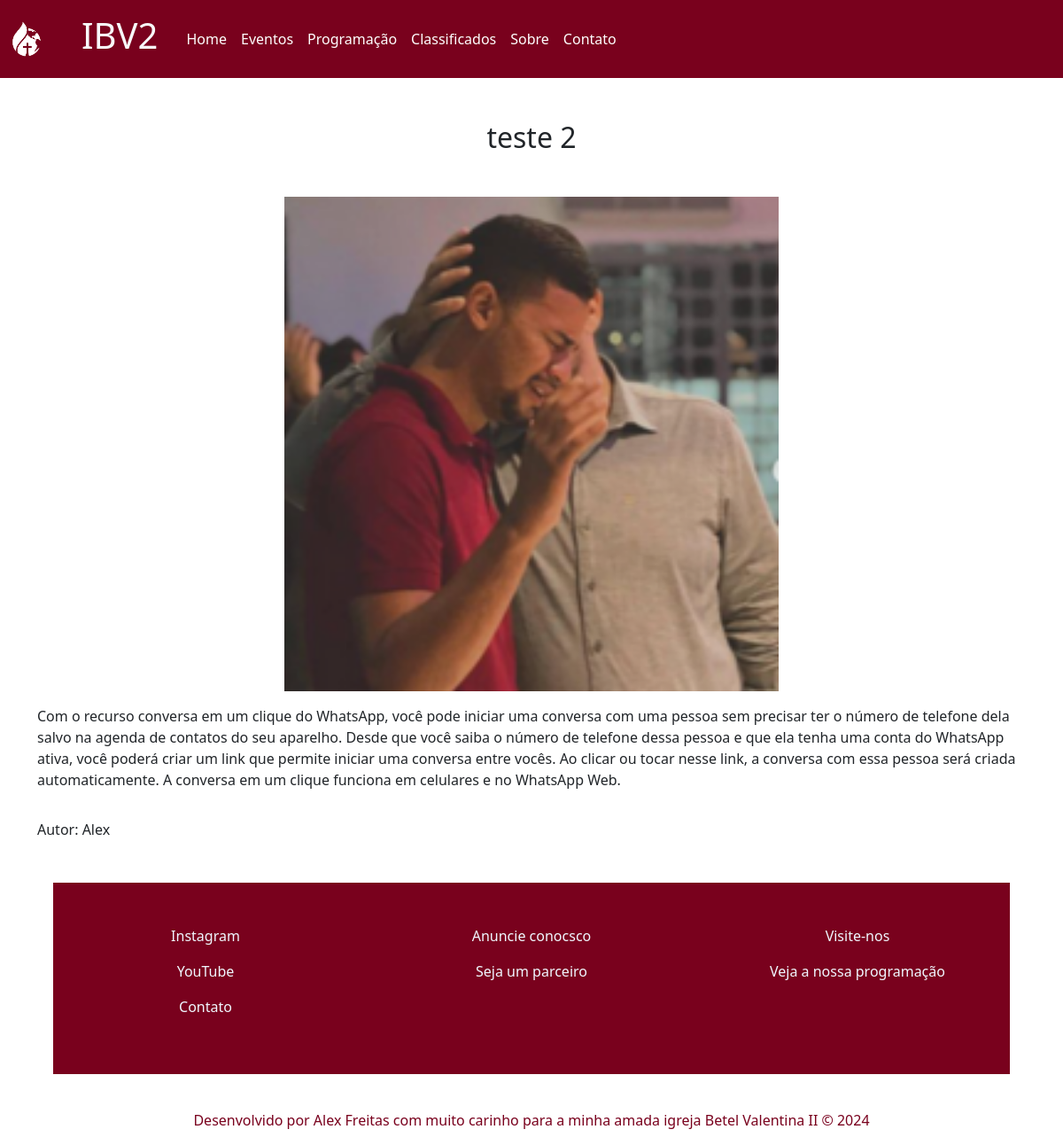
The app's page /publicacao/2 with its own data.
### ibv2/models.py (models this page shows, shortened)
class Publicacoes(models.Model):
    titulo = models.CharField(max_length=200)
    resumo = models.CharField(max_length=250)
    imagem = models.ImageField(upload_to='imagens_publicacoes')
    texto = RichTextUploadingField()
    autor = models.CharField(max_length=100)

### ibv2/views.py (the view)
# urls.py: path('publicacao/<int:id>',views.publicacao, name='publicacao'),
def publicacao(request, id):
    publicacao = get_object_or_404(models.Publicacoes, id=id)
    return render(request, 'publicacao.html',{'publicacao':publicacao})

### ibv2/templates/publicacao.html
{% extends 'base.html' %}
{% block content %}
<h2 class="mt-5 text-center">{{ publicacao.titulo }}</h2>
        <div class="col-12 my-5 d-flex flex-column align-center">
            <img src="{{publicacao.imagem.url}}" alt="classificado de {{publicacao.titulo}}" class="imagem-publicacao">
            <p>
                {{ publicacao.texto | safe }}
            </p>
            <span> Autor: {{ publicacao.autor }}</span>
        </div>
{% endblock %}

### static/css/style.css (style rules this page uses)
.imagem-publicacao { width: 50%; margin: 0 auto; }

### records on screen
Publicacoes: titulo "teste 2", imagem (picture), texto "Com o recurso conversa em um clique do WhatsApp, você pode iniciar uma conversa com uma pessoa sem precisar ter o número de telefone dela salvo na agenda de contatos do seu aparelho. Desde que você saiba o número de telefone dessa pessoa e que ela tenha uma conta do WhatsApp ativa, você poderá criar um link que permite iniciar uma conversa entre vocês. Ao clicar ou tocar nesse link, a conversa com essa pessoa será criada automaticamente. A conversa em um clique funciona em celulares e no WhatsApp Web.", autor "Alex"
